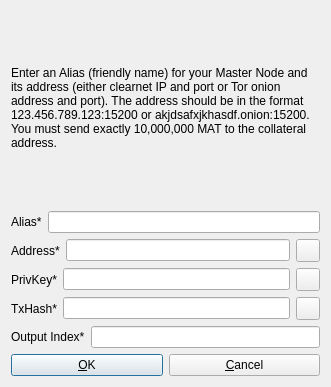
<?xml version="1.0" encoding="UTF-8"?>
<ui version="4.0">
 <class>AddEditAtomNode</class>
 <widget class="QDialog" name="AddEditAtomNode">
  <property name="geometry">
   <rect>
    <x>0</x>
    <y>0</y>
    <width>331</width>
    <height>387</height>
   </rect>
  </property>
  <property name="windowTitle">
   <string>Add/Edit MatrixNetwork Node</string>
  </property>
  <property name="modal">
   <bool>true</bool>
  </property>
  <layout class="QVBoxLayout" name="verticalLayout">
   <item>
    <widget class="QLabel" name="label_9">
     <property name="sizePolicy">
      <sizepolicy hsizetype="Preferred" vsizetype="Expanding">
       <horstretch>0</horstretch>
       <verstretch>0</verstretch>
      </sizepolicy>
     </property>
     <property name="text">
      <string>&lt;html&gt;&lt;head/&gt;&lt;body&gt;&lt;p&gt;Enter an Alias (friendly name) for your Master Node and its address (either clearnet IP and port or Tor onion address and port). The address should be in the format 123.456.789.123:15200 or akjdsafxjkhasdf.onion:15200. You must send exactly 10,000,000 MAT to the collateral address.&lt;/p&gt;&lt;/body&gt;&lt;/html&gt;</string>
     </property>
     <property name="wordWrap">
      <bool>true</bool>
     </property>
    </widget>
   </item>
   <item>
    <layout class="QHBoxLayout" name="horizontalLayout_4">
     <property name="bottomMargin">
      <number>0</number>
     </property>
     <item>
      <widget class="QLabel" name="label_4">
       <property name="text">
        <string>Alias*</string>
       </property>
      </widget>
     </item>
     <item>
      <widget class="QLineEdit" name="aliasLineEdit"/>
     </item>
    </layout>
   </item>
   <item>
    <layout class="QHBoxLayout" name="horizontalLayout_5">
     <property name="bottomMargin">
      <number>0</number>
     </property>
     <item>
      <widget class="QLabel" name="label_6">
       <property name="text">
        <string>Address*</string>
       </property>
      </widget>
     </item>
     <item>
      <widget class="QLineEdit" name="addressLineEdit"/>
     </item>
     <item>
      <widget class="QToolButton" name="AddEditAddressPasteButton">
       <property name="toolTip">
        <string>Paste address from clipboard</string>
       </property>
       <property name="text">
        <string/>
       </property>
       <property name="icon">
        <iconset resource="../bitcoin.qrc">
         <normaloff>:/icons/editpaste</normaloff>:/icons/editpaste</iconset>
       </property>
       <property name="shortcut">
        <string>Alt+P</string>
       </property>
      </widget>
     </item>
    </layout>
   </item>
   <item>
    <layout class="QHBoxLayout" name="horizontalLayout_3">
     <property name="bottomMargin">
      <number>0</number>
     </property>
     <item>
      <widget class="QLabel" name="label_5">
       <property name="text">
        <string>PrivKey*</string>
       </property>
      </widget>
     </item>
     <item>
      <widget class="QLineEdit" name="privkeyLineEdit"/>
     </item>
     <item>
      <widget class="QToolButton" name="AddEditPrivkeyPasteButton">
       <property name="toolTip">
        <string>Paste address from clipboard</string>
       </property>
       <property name="text">
        <string/>
       </property>
       <property name="icon">
        <iconset resource="../bitcoin.qrc">
         <normaloff>:/icons/editpaste</normaloff>:/icons/editpaste</iconset>
       </property>
       <property name="shortcut">
        <string>Alt+P</string>
       </property>
      </widget>
     </item>
    </layout>
   </item>
   <item>
    <layout class="QHBoxLayout" name="horizontalLayout_2">
     <property name="bottomMargin">
      <number>0</number>
     </property>
     <item>
      <widget class="QLabel" name="label_2">
       <property name="text">
        <string>TxHash*</string>
       </property>
      </widget>
     </item>
     <item>
      <widget class="QLineEdit" name="txhashLineEdit"/>
     </item>
     <item>
      <widget class="QToolButton" name="AddEditTxhashPasteButton">
       <property name="toolTip">
        <string>Paste address from clipboard</string>
       </property>
       <property name="text">
        <string/>
       </property>
       <property name="icon">
        <iconset resource="../bitcoin.qrc">
         <normaloff>:/icons/editpaste</normaloff>:/icons/editpaste</iconset>
       </property>
       <property name="shortcut">
        <string>Alt+P</string>
       </property>
      </widget>
     </item>
    </layout>
   </item>
   <item>
    <layout class="QHBoxLayout" name="horizontalLayout_8">
     <property name="bottomMargin">
      <number>0</number>
     </property>
     <item>
      <widget class="QLabel" name="label_8">
       <property name="text">
        <string>Output Index*</string>
       </property>
      </widget>
     </item>
     <item>
      <widget class="QLineEdit" name="outputindexLineEdit"/>
     </item>
    </layout>
   </item>
   <item>
    <layout class="QHBoxLayout" name="horizontalLayout_Buttons">
     <item>
      <widget class="QPushButton" name="okButton">
       <property name="text">
        <string>&amp;OK</string>
       </property>
      </widget>
     </item>
     <item>
      <widget class="QPushButton" name="cancelButton">
       <property name="text">
        <string>&amp;Cancel</string>
       </property>
       <property name="autoDefault">
        <bool>false</bool>
       </property>
      </widget>
     </item>
    </layout>
   </item>
  </layout>
 </widget>
 <resources>
  <include location="../bitcoin.qrc"/>
 </resources>
 <connections/>
</ui>
